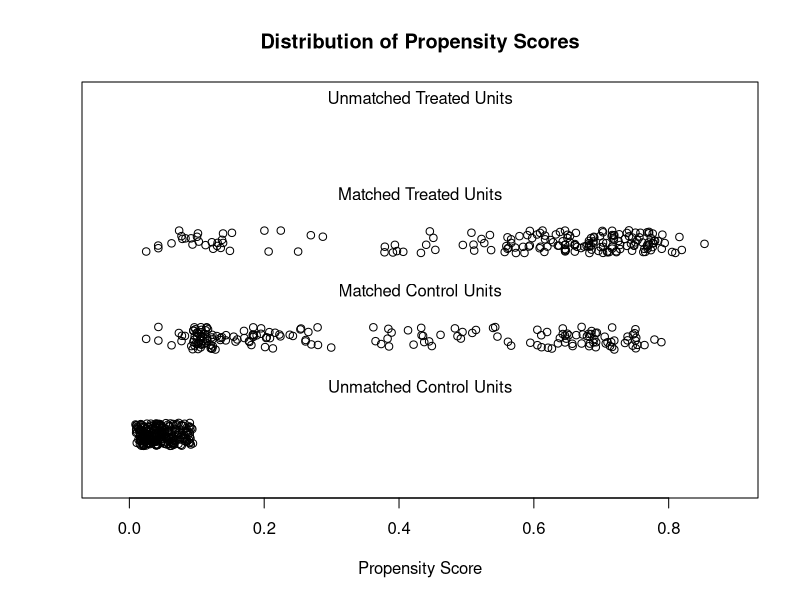
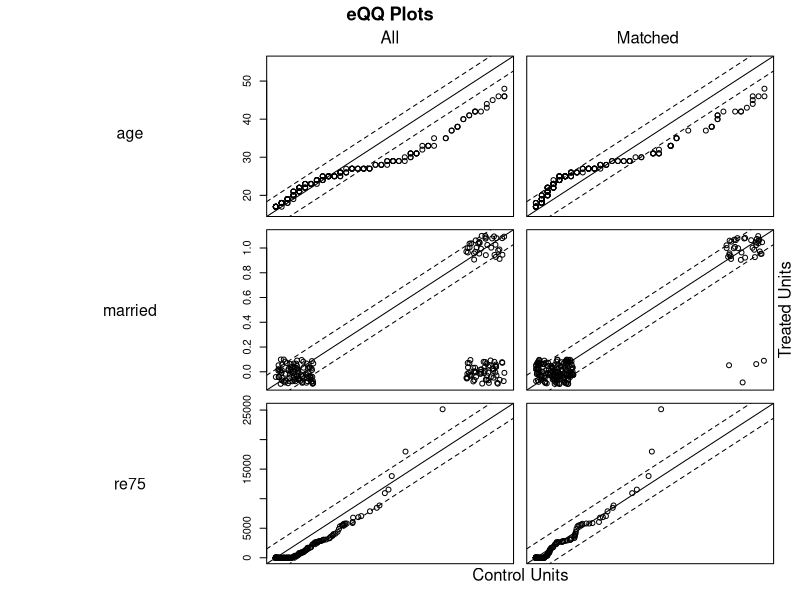

Generate these figures, in order, with R: (Note: this script raises an error after producing the figures.)
library("MatchIt")
data("lalonde")

head(lalonde)

# No matching; constructing a pre-match matchit object
m.out0 <- matchit(treat ~ age + educ + race + married + 
                    nodegree + re74 + re75, data = lalonde,
                  method = NULL, distance = "glm")

# Checking balance prior to matching
summary(m.out0)

# 1:1 NN PS matching w/o replacement
m.out1 <- matchit(treat ~ age + educ + race + married + 
                    nodegree + re74 + re75, data = lalonde,
                  method = "nearest", distance = "glm")

m.out1

# Checking balance after NN matching
summary(m.out1, un = FALSE)

plot(m.out1, type = "jitter", interactive = FALSE)


plot(m.out1, type = "qq", interactive = FALSE,
     which.xs = c("age", "married", "re75"))

# Full matching on a probit PS
m.out2 <- matchit(treat ~ age + educ + race + married + 
                    nodegree + re74 + re75, data = lalonde,
                  method = "full", distance = "glm", link = "probit")
m.out2

# Checking balance after full matching
summary(m.out2, un = FALSE)

plot(summary(m.out2))


m.data1 <- match.data(m.out1)

head(m.data1)

library("lmtest") #coeftest
library("sandwich") #vcovCL

fit1 <- lm(re78 ~ treat + age + educ + race + married + nodegree + 
             re74 + re75, data = m.data1, weights = weights)

coeftest(fit1, vcov. = vcovCL, cluster = ~subclass)

m.data2 <- match.data(m.out2)

fit2 <- lm(re78 ~ treat + age + educ + race + married + nodegree + 
             re74 + re75, data = m.data2, weights = weights)

coeftest(fit2, vcov. = vcovCL, cluster = ~subclass)
